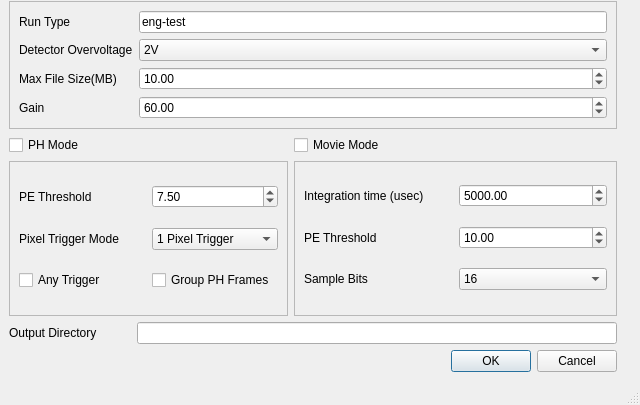
<?xml version="1.0" encoding="UTF-8"?>
<ui version="4.0">
 <class>DataConfigWin</class>
 <widget class="QMainWindow" name="DataConfigWin">
  <property name="geometry">
   <rect>
    <x>0</x>
    <y>0</y>
    <width>640</width>
    <height>405</height>
   </rect>
  </property>
  <property name="windowTitle">
   <string>Data_Config</string>
  </property>
  <widget class="QWidget" name="centralwidget">
   <widget class="QWidget" name="">
    <property name="geometry">
     <rect>
      <x>9</x>
      <y>1</y>
      <width>621</width>
      <height>371</height>
     </rect>
    </property>
    <layout class="QGridLayout" name="gridLayout_3">
     <item row="1" column="1">
      <widget class="QLabel" name="label_11">
       <property name="text">
        <string/>
       </property>
      </widget>
     </item>
     <item row="1" column="0">
      <widget class="QCheckBox" name="ph_mode_enable">
       <property name="text">
        <string>PH Mode</string>
       </property>
      </widget>
     </item>
     <item row="1" column="4">
      <widget class="QLabel" name="label_10">
       <property name="text">
        <string/>
       </property>
      </widget>
     </item>
     <item row="2" column="0" colspan="2">
      <widget class="QFrame" name="frame_4">
       <property name="sizePolicy">
        <sizepolicy hsizetype="Preferred" vsizetype="Preferred">
         <horstretch>2</horstretch>
         <verstretch>6</verstretch>
        </sizepolicy>
       </property>
       <property name="frameShape">
        <enum>QFrame::Shape::StyledPanel</enum>
       </property>
       <property name="frameShadow">
        <enum>QFrame::Shadow::Raised</enum>
       </property>
       <layout class="QGridLayout" name="gridLayout_5">
        <item row="1" column="1">
         <widget class="QComboBox" name="ph_trigger_mode">
          <item>
           <property name="text">
            <string>1 Pixel Trigger</string>
           </property>
          </item>
          <item>
           <property name="text">
            <string>2 Pixels Trigger</string>
           </property>
          </item>
          <item>
           <property name="text">
            <string>3 Pixels Trigger </string>
           </property>
          </item>
         </widget>
        </item>
        <item row="0" column="1">
         <widget class="QDoubleSpinBox" name="ph_pe_threshold">
          <property name="maximum">
           <double>9999.000000000000000</double>
          </property>
          <property name="singleStep">
           <double>1.000000000000000</double>
          </property>
          <property name="value">
           <double>7.500000000000000</double>
          </property>
         </widget>
        </item>
        <item row="0" column="0">
         <widget class="QLabel" name="label_8">
          <property name="text">
           <string>PE Threshold</string>
          </property>
         </widget>
        </item>
        <item row="2" column="0">
         <widget class="QCheckBox" name="ph_any_trigger_enable">
          <property name="text">
           <string>Any Trigger</string>
          </property>
         </widget>
        </item>
        <item row="1" column="0">
         <widget class="QLabel" name="label_9">
          <property name="text">
           <string>Pixel Trigger Mode</string>
          </property>
         </widget>
        </item>
        <item row="2" column="1">
         <widget class="QCheckBox" name="ph_group_frame_enable">
          <property name="text">
           <string>Group PH Frames</string>
          </property>
         </widget>
        </item>
       </layout>
      </widget>
     </item>
     <item row="5" column="0">
      <widget class="QLabel" name="label">
       <property name="sizePolicy">
        <sizepolicy hsizetype="Preferred" vsizetype="Preferred">
         <horstretch>1</horstretch>
         <verstretch>0</verstretch>
        </sizepolicy>
       </property>
       <property name="text">
        <string>Output Directory</string>
       </property>
      </widget>
     </item>
     <item row="6" column="3">
      <widget class="QDialogButtonBox" name="data_config_button">
       <property name="standardButtons">
        <set>QDialogButtonBox::StandardButton::Cancel|QDialogButtonBox::StandardButton::Ok</set>
       </property>
      </widget>
     </item>
     <item row="5" column="1" colspan="3">
      <widget class="QLineEdit" name="config_output_dir">
       <property name="sizePolicy">
        <sizepolicy hsizetype="Expanding" vsizetype="Fixed">
         <horstretch>3</horstretch>
         <verstretch>0</verstretch>
        </sizepolicy>
       </property>
      </widget>
     </item>
     <item row="0" column="0" colspan="4">
      <widget class="QFrame" name="frame_3">
       <property name="sizePolicy">
        <sizepolicy hsizetype="Preferred" vsizetype="Preferred">
         <horstretch>0</horstretch>
         <verstretch>1</verstretch>
        </sizepolicy>
       </property>
       <property name="frameShape">
        <enum>QFrame::Shape::StyledPanel</enum>
       </property>
       <property name="frameShadow">
        <enum>QFrame::Shadow::Raised</enum>
       </property>
       <layout class="QGridLayout" name="gridLayout_4">
        <item row="3" column="0">
         <widget class="QLabel" name="label_4">
          <property name="text">
           <string>Max File Size(MB)</string>
          </property>
         </widget>
        </item>
        <item row="2" column="1">
         <widget class="QComboBox" name="detector_overvoltage">
          <item>
           <property name="text">
            <string>2V</string>
           </property>
          </item>
          <item>
           <property name="text">
            <string>3V</string>
           </property>
          </item>
         </widget>
        </item>
        <item row="0" column="1">
         <widget class="QLineEdit" name="run_type">
          <property name="text">
           <string>eng-test</string>
          </property>
         </widget>
        </item>
        <item row="3" column="1">
         <widget class="QDoubleSpinBox" name="max_file_size">
          <property name="maximum">
           <double>9999.000000000000000</double>
          </property>
          <property name="singleStep">
           <double>1.000000000000000</double>
          </property>
          <property name="value">
           <double>10.000000000000000</double>
          </property>
         </widget>
        </item>
        <item row="2" column="0">
         <widget class="QLabel" name="label_3">
          <property name="text">
           <string>Detector Overvoltage</string>
          </property>
         </widget>
        </item>
        <item row="0" column="0">
         <widget class="QLabel" name="label_2">
          <property name="text">
           <string>Run Type</string>
          </property>
         </widget>
        </item>
        <item row="4" column="0">
         <widget class="QLabel" name="label_12">
          <property name="text">
           <string>Gain</string>
          </property>
         </widget>
        </item>
        <item row="4" column="1">
         <widget class="QDoubleSpinBox" name="max_file_size_2">
          <property name="maximum">
           <double>9999.000000000000000</double>
          </property>
          <property name="singleStep">
           <double>1.000000000000000</double>
          </property>
          <property name="value">
           <double>60.000000000000000</double>
          </property>
         </widget>
        </item>
       </layout>
      </widget>
     </item>
     <item row="1" column="2">
      <widget class="QCheckBox" name="movie_mode_enable">
       <property name="text">
        <string>Movie Mode</string>
       </property>
      </widget>
     </item>
     <item row="2" column="2" colspan="2">
      <widget class="QFrame" name="frame_2">
       <property name="sizePolicy">
        <sizepolicy hsizetype="Preferred" vsizetype="Preferred">
         <horstretch>2</horstretch>
         <verstretch>6</verstretch>
        </sizepolicy>
       </property>
       <property name="frameShape">
        <enum>QFrame::Shape::StyledPanel</enum>
       </property>
       <property name="frameShadow">
        <enum>QFrame::Shadow::Raised</enum>
       </property>
       <layout class="QGridLayout" name="gridLayout_2">
        <item row="1" column="0">
         <widget class="QLabel" name="label_5">
          <property name="text">
           <string>PE Threshold</string>
          </property>
         </widget>
        </item>
        <item row="0" column="1">
         <widget class="QDoubleSpinBox" name="mov_intergration_time">
          <property name="maximum">
           <double>9999.000000000000000</double>
          </property>
          <property name="singleStep">
           <double>1.000000000000000</double>
          </property>
          <property name="value">
           <double>5000.000000000000000</double>
          </property>
         </widget>
        </item>
        <item row="0" column="0">
         <widget class="QLabel" name="label_6">
          <property name="text">
           <string>Integration time (usec)</string>
          </property>
         </widget>
        </item>
        <item row="1" column="1">
         <widget class="QDoubleSpinBox" name="mov_ph_threshold">
          <property name="maximum">
           <double>9999.000000000000000</double>
          </property>
          <property name="singleStep">
           <double>1.000000000000000</double>
          </property>
          <property name="value">
           <double>10.000000000000000</double>
          </property>
         </widget>
        </item>
        <item row="2" column="0">
         <widget class="QLabel" name="label_7">
          <property name="text">
           <string>Sample Bits</string>
          </property>
         </widget>
        </item>
        <item row="2" column="1">
         <widget class="QComboBox" name="mov_sample_bits">
          <item>
           <property name="text">
            <string>16</string>
           </property>
          </item>
          <item>
           <property name="text">
            <string>8</string>
           </property>
          </item>
         </widget>
        </item>
       </layout>
      </widget>
     </item>
    </layout>
   </widget>
  </widget>
  <widget class="QStatusBar" name="statusbar"/>
 </widget>
 <resources/>
 <connections/>
</ui>
